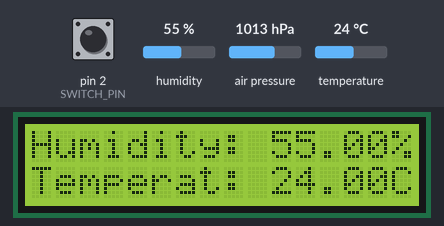
A sketch run on a simulated Arduino Uno, built with avr-gcc and run on an emulated ATmega328P. On the bench: 16×2 character LCD. The inputs (shaded band) are chosen by the test bench; at power-on: pin 2 (SWITCH_PIN) HIGH, humidity 55 %, temperature 24 °C, air pressure 1013 hPa.

Above: at 1.2 s.
1.3 s: pin 2 (SWITCH_PIN) pulled LOW for 2.4 s
At 2.8 s:
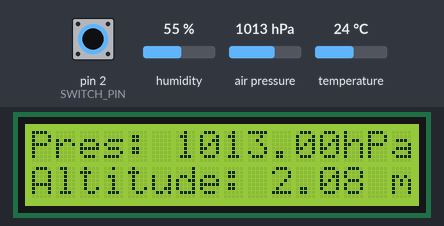
5.7 s: humidity set to 22 %
At 6.6 s:
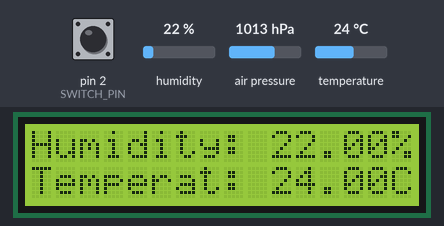
8.4 s: temperature set to 12 °C
At 11.5 s:
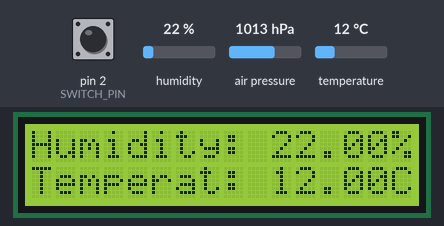
11.8 s: humidity set to 40 %
At 13.3 s:
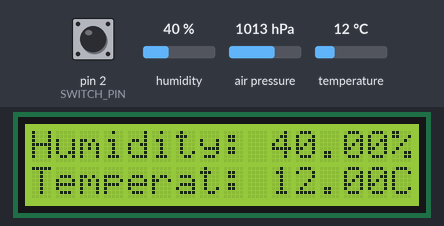
14.5 s: temperature set to 19 °C
At 17.1 s:
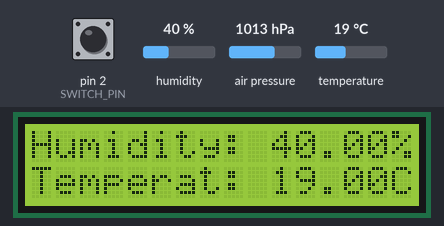
Timing chart, 0 to 18.6 s (numbered marks = the images above; inputs shaded):
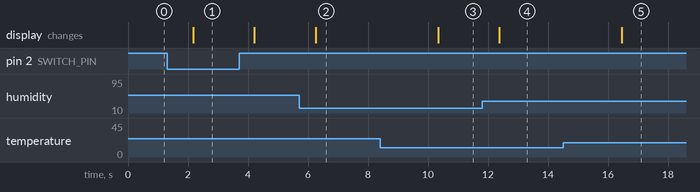

The sketch:

main.ino
```cpp
#include <Wire.h>
#include <LiquidCrystal_I2C.h>
#include <DHT.h>
#include <Adafruit_Sensor.h>
#include <Adafruit_BMP085_U.h>

#define DHT22_PIN 3
#define DHTTYPE DHT22
#define SWITCH_PIN 2

LiquidCrystal_I2C lcd(0x27, 16, 2);
DHT dht(DHT22_PIN, DHTTYPE);
Adafruit_BMP085_Unified bmp = Adafruit_BMP085_Unified(10085);

void setup() {
  Serial.begin(9600);

  Wire.begin();
  dht.begin();
  lcd.init();
  lcd.backlight();

  pinMode(SWITCH_PIN, INPUT_PULLUP);

  if (!bmp.begin()) {
    Serial.print("Ooops, no BMP085 detected ... Check your wiring or I2C ADDR!");
    while (1);
  }
}

void loop() {
  int switchState = digitalRead(SWITCH_PIN);

  if (switchState == HIGH) {
    float hum = dht.readHumidity();
    float temp = dht.readTemperature();

    lcd.clear();
    lcd.setCursor(0, 0);
    lcd.print("Humidity:");
    lcd.setCursor(10, 0);
    lcd.print(hum);
    lcd.setCursor(15, 0);
    lcd.print("%");

    lcd.setCursor(0, 1);
    lcd.print("Temperat:");
    lcd.setCursor(10, 1);
    lcd.print(temp);
    lcd.setCursor(15, 1);
    lcd.print("C");

  } else {
    sensors_event_t event;
    bmp.getEvent(&event);
    float seaLevelPressure = SENSORS_PRESSURE_SEALEVELHPA;

    lcd.clear();
    lcd.setCursor(0, 0);
    lcd.print("Pres:");
    lcd.setCursor(6, 0);
    lcd.print(event.pressure);
    lcd.setCursor(13, 0);
    lcd.print("hPa");

    lcd.setCursor(0, 1);
    lcd.print("Altitude:");
    lcd.setCursor(10, 1);
    lcd.print(bmp.pressureToAltitude(seaLevelPressure, event.pressure));
    lcd.setCursor(15, 1);
    lcd.print("m");
  }
  delay(2000);
}
```

Measured:
- after the input at 1.3 s, the display: changes after 0.87 s (image 1)
- after the input at 5.7 s, the display: changes after 0.55 s (image 2)
- after the input at 8.4 s, the display: changes after 1.9 s (image 3)
- after the input at 11.8 s, the display: changes after 0.58 s (image 4)
- after the input at 14.5 s, the display: changes after 2.0 s (image 5)
